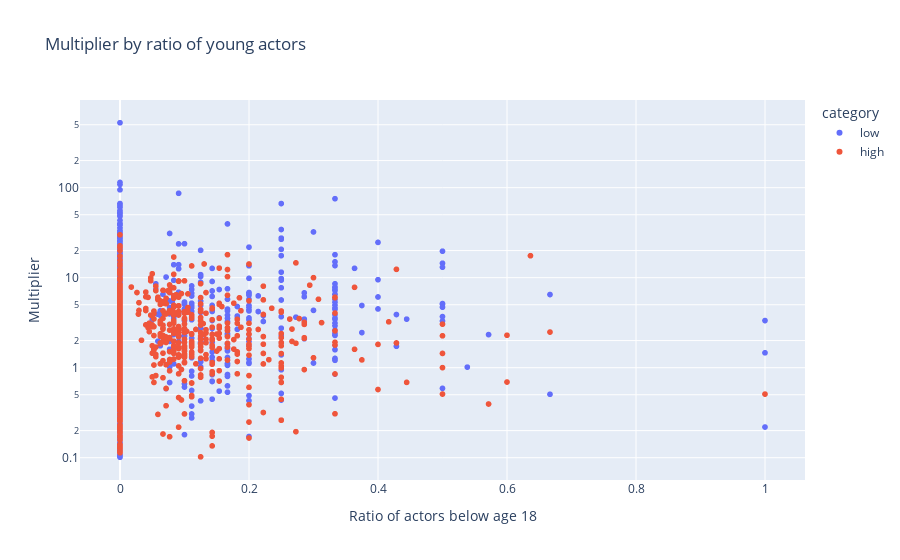

Write notebook code for a chart like this one.
### Markdown cell above
### Movie age and sex

### Code cell
# Plot the multiplier vs ratio of young actors

fig = px.scatter(df, x='below18', y='multiplier', color='category',
                 labels={'below18': 'Ratio of actors below age 18', 'multiplier': 'Multiplier'},
                 title='Multiplier by ratio of young actors', log_y=True, )

fig.show()

### Figure 1 — Plotly figure (JSON) as saved in the notebook; plotly's stock layout.template omitted (floating-point values rounded to 4 significant figures; data arrays with more than 128 entries replaced by an {"elided": "..."} marker saying what was removed)
{"data": [{"hovertemplate": "category=low<br>Ratio of actors below age 18=%{x}<br>Multiplier=%{y}<extra></extra>", "legendgroup": "low", "marker": {"color": "#636efa", "symbol": "circle"}, "mode": "markers", "name": "low", "showlegend": true, "type": "scattergl", "x": {"elided": "1349 float values"}, "xaxis": "x", "y": {"elided": "1349 float values"}, "yaxis": "y"}, {"hovertemplate": "category=high<br>Ratio of actors below age 18=%{x}<br>Multiplier=%{y}<extra></extra>", "legendgroup": "high", "marker": {"color": "#EF553B", "symbol": "circle"}, "mode": "markers", "name": "high", "showlegend": true, "type": "scattergl", "x": {"elided": "1308 float values"}, "xaxis": "x", "y": {"elided": "1308 float values"}, "yaxis": "y"}], "layout": {"legend": {"title": {"text": "category"}, "tracegroupgap": 0}, "title": {"text": "Multiplier by ratio of young actors"}, "xaxis": {"anchor": "y", "domain": [0, 1], "title": {"text": "Ratio of actors below age 18"}}, "yaxis": {"anchor": "x", "domain": [0, 1], "title": {"text": "Multiplier"}, "type": "log"}}}
